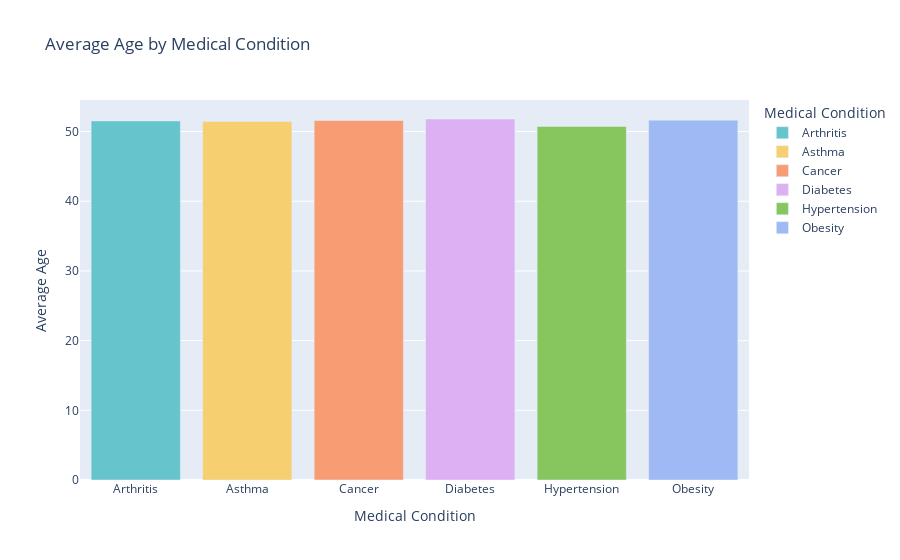

Source (notebook cell):
### Markdown cell above
**Average Age by Medical Condition**

### Code cell
age_condition = df.groupby('Medical Condition')['Age'].mean().reset_index()

fig = px.bar(age_condition, x= 'Medical Condition', y='Age', color='Medical Condition',
            title='Average Age by Medical Condition',
            labels={'Age': 'Average Age', 
                   'Medical Condition': 'Medical Condition'},
            color_discrete_sequence=px.colors.qualitative.Pastel)
fig.show()

### Figure 1 — Plotly figure (JSON) as saved in the notebook; plotly's stock layout.template omitted (floating-point values rounded to 4 significant figures)
{"data": [{"alignmentgroup": "True", "hovertemplate": "Medical Condition=%{x}<br>Average Age=%{y}<extra></extra>", "legendgroup": "Arthritis", "marker": {"color": "rgb(102, 197, 204)", "pattern": {"shape": ""}}, "name": "Arthritis", "offsetgroup": "Arthritis", "orientation": "v", "showlegend": true, "textposition": "auto", "type": "bar", "x": ["Arthritis"], "xaxis": "x", "y": [51.53], "yaxis": "y"}, {"alignmentgroup": "True", "hovertemplate": "Medical Condition=%{x}<br>Average Age=%{y}<extra></extra>", "legendgroup": "Asthma", "marker": {"color": "rgb(246, 207, 113)", "pattern": {"shape": ""}}, "name": "Asthma", "offsetgroup": "Asthma", "orientation": "v", "showlegend": true, "textposition": "auto", "type": "bar", "x": ["Asthma"], "xaxis": "x", "y": [51.45], "yaxis": "y"}, {"alignmentgroup": "True", "hovertemplate": "Medical Condition=%{x}<br>Average Age=%{y}<extra></extra>", "legendgroup": "Cancer", "marker": {"color": "rgb(248, 156, 116)", "pattern": {"shape": ""}}, "name": "Cancer", "offsetgroup": "Cancer", "orientation": "v", "showlegend": true, "textposition": "auto", "type": "bar", "x": ["Cancer"], "xaxis": "x", "y": [51.58], "yaxis": "y"}, {"alignmentgroup": "True", "hovertemplate": "Medical Condition=%{x}<br>Average Age=%{y}<extra></extra>", "legendgroup": "Diabetes", "marker": {"color": "rgb(220, 176, 242)", "pattern": {"shape": ""}}, "name": "Diabetes", "offsetgroup": "Diabetes", "orientation": "v", "showlegend": true, "textposition": "auto", "type": "bar", "x": ["Diabetes"], "xaxis": "x", "y": [51.8], "yaxis": "y"}, {"alignmentgroup": "True", "hovertemplate": "Medical Condition=%{x}<br>Average Age=%{y}<extra></extra>", "legendgroup": "Hypertension", "marker": {"color": "rgb(135, 197, 95)", "pattern": {"shape": ""}}, "name": "Hypertension", "offsetgroup": "Hypertension", "orientation": "v", "showlegend": true, "textposition": "auto", "type": "bar", "x": ["Hypertension"], "xaxis": "x", "y": [50.74], "yaxis": "y"}, {"alignmentgroup": "True", "hovertemplate": "Medical Condition=%{x}<br>Average Age=%{y}<extra></extra>", "legendgroup": "Obesity", "marker": {"color": "rgb(158, 185, 243)", "pattern": {"shape": ""}}, "name": "Obesity", "offsetgroup": "Obesity", "orientation": "v", "showlegend": true, "textposition": "auto", "type": "bar", "x": ["Obesity"], "xaxis": "x", "y": [51.63], "yaxis": "y"}], "layout": {"barmode": "relative", "legend": {"title": {"text": "Medical Condition"}, "tracegroupgap": 0}, "title": {"text": "Average Age by Medical Condition"}, "xaxis": {"anchor": "y", "categoryarray": ["Arthritis", "Asthma", "Cancer", "Diabetes", "Hypertension", "Obesity"], "categoryorder": "array", "domain": [0, 1], "title": {"text": "Medical Condition"}}, "yaxis": {"anchor": "x", "domain": [0, 1], "title": {"text": "Average Age"}}}}
